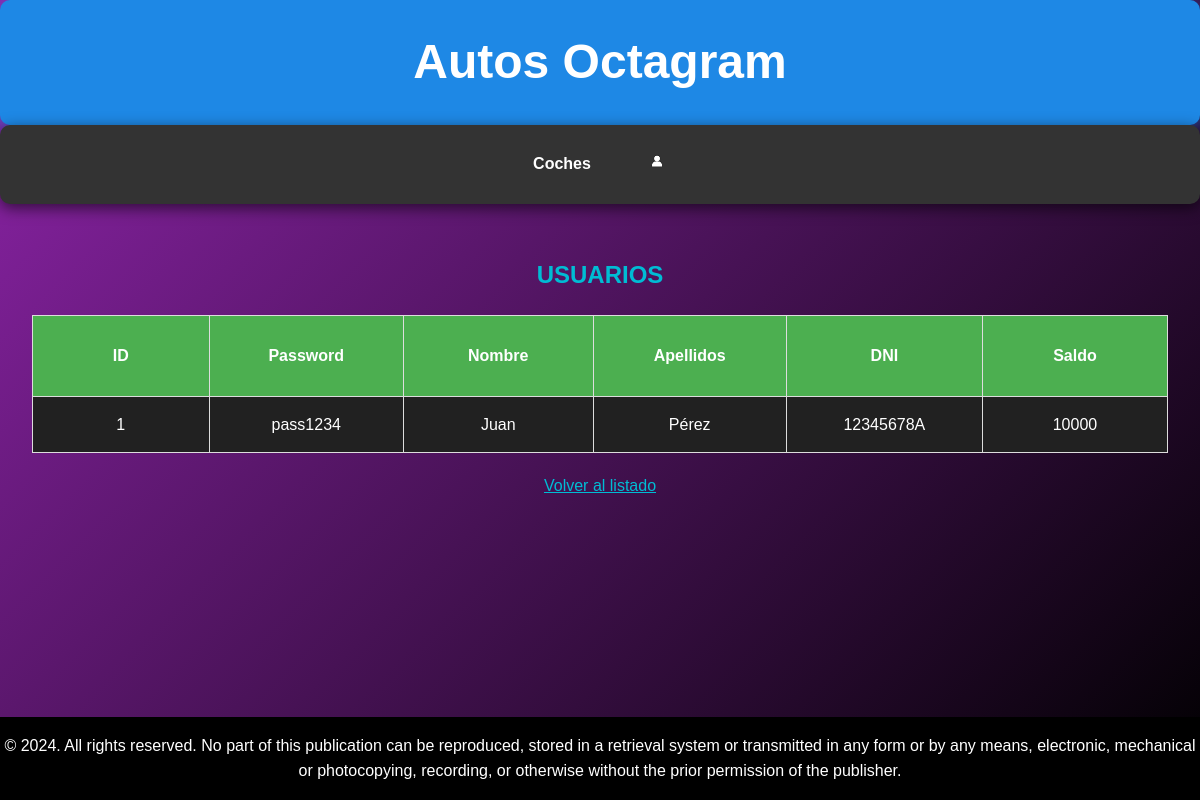
The page /usuarios/buscar2.php?nombre=Juan on the database its author committed.
### tables this page shows
CREATE TABLE `usuarios` (
  `id_usuario` int(10) unsigned NOT NULL AUTO_INCREMENT,
  `password` varchar(100) DEFAULT NULL,
  `nombre` varchar(50) DEFAULT NULL,
  `apellidos` varchar(50) DEFAULT NULL,
  `dni` varchar(9) DEFAULT NULL,
  `saldo` float DEFAULT NULL,
  `tipo_usuario` enum('comprador','vendedor','administrador') DEFAULT NULL,
  PRIMARY KEY (`id_usuario`)
);

### usuarios/buscar2.php (the view, shortened to what this page needs)
<!DOCTYPE html>
<html lang="es">
	<head>
		<link rel="stylesheet" href="../index.css">
	</head>
	<body>
		<header class="header">
            <h1>Autos Octagram</h1>
        </header>
        <nav class="navega">
            <ul>
                <li>
                    <a href="../coches/coches.php">Coches</a>
                </li>
                <li>
                    <a href="../registro.php"><img src="../icono.png" width="20"></a>
                </li>
            </ul>
        </nav>
        <main class="contenido">
        <h2>USUARIOS</h2>
        <?PHP
            $servername="localhost";$username="root";$password="rootroot";$dbname="concesionario";
            $conn = mysqli_connect ($servername,$username,$password,$dbname);
            $nombre=$_REQUEST['nombre'];
            $apellidos=$_REQUEST['apellidos'];
            $sql = "select * from usuarios where nombre like '$nombre' or apellidos like '$apellidos'";
            if (mysqli_query($conn,$sql)){
                $consulta = mysqli_query($conn,$sql);
                $nfilas = mysqli_num_rows ($consulta);
                if ($nfilas > 0){
                    print ("<TABLE border=1 align=center>\n");
                    print ("<TR>\n");
                    print ("<TH height=50px width=200px>ID</TH>\n");
                    print ("<TH height=50px width=200px>Password</TH>\n");
                    print ("<TH height=50px width=200px>Nombre</TH>\n");
                    print ("<TH height=50px width=200px>Apellidos</TH>\n");
                    print ("<TH height=50px width=200px>DNI</TH>\n");
                    print ("<TH height=50px width=200px>Saldo</TH>\n");
                    print ("</TR>\n");
                    for ($i=0; $i<$nfilas; $i++){
                        $resultado = mysqli_fetch_array ($consulta);
                        print ("<TR>\n");
                        print ("<TD>" . $resultado['id_usuario'] . "</TD>\n");
                        print ("<TD>" . $resultado['password'] . "</TD>\n");
                        print ("<TD>" . $resultado['nombre'] . "</TD>\n");
                        print ("<TD>" . $resultado['apellidos'] . "</TD>\n");
                        print ("<TD>" . $resultado['dni'] . "</TD>\n");
                        print ("<TD>" . $resultado['saldo'] . "</TD>\n");
                        print ("</TR>\n");
                    }
                    print ("</TABLE>\n");
                }
                else{
                    print "No hay ningún usuario con nombre $nombre ni apellido $apellidos.";
                }
            }
            else{
                echo "Error al buscar usuario: ". mysqli_error($conn);
            }
            echo "<a href='buscar.php' class='plis'>Volver al listado</a>";
        ?>
        </main>
        <footer class="footer">
            <p> © 2024. All rights reserved. No part of this publication can be reproduced, stored in a retrieval system or transmitted in any form or by any means,
                electronic, mechanical or photocopying, recording, or otherwise without the prior permission of the publisher.</p>
        </footer>
	</body>
</html>

### index.css (style rules this page uses)
body, h1, h2, p, ul, li, a { margin: 0; padding: 0; box-sizing: border-box; }
body { font-family: Arial, sans-serif; line-height: 1.6; background-color: #212121; color: #fff; display: flex; flex-direction: column; min-height: 100vh; background: linear-gradient(135deg, #8e24aa, #000000); }
.header { background-color: #1e88e5; color: white; text-align: center; padding: 1.5rem 0; box-shadow: 0 4px 20px rgba(30, 136, 229, 0.7); border-radius: 10px; transition: transform 0.3s ease, background-color 0.3s ease; }
.header h1 { margin: 0; font-size: 3rem; }
.navega { background-color: #333; text-align: center; padding: 1rem 0; box-shadow: 0 4px 15px rgba(0, 0, 0, 0.6); border-radius: 10px; margin-bottom: 20px; }
.navega ul { list-style: none; display: inline-flex; gap: 2rem; }
.navega a { color: white; text-decoration: none; font-weight: bold; padding: 1rem 2rem; border-radius: 30px; transition: background-color 0.3s ease, transform 0.3s ease; }
ul { list-style:none; }
.navega li a { color:#fff; text-decoration:none; padding:10px 12px; display:block; }
.contenido { flex: 1; padding: 2rem; text-align: center; }
.contenido h2 { margin-bottom: 1rem; color: #00bcd4; }
.footer { background-color: #000000; color: white; text-align: center; padding: 1rem 0; margin-top: auto; }
table { width: 100%; border-collapse: collapse; margin: 20px 0; background-color: #212121; }
th, td { padding: 15px; text-align: center; border: 1px solid #ddd; }
th { background-color: #4caf50; color: white; font-weight: bold; }
.plis { color: #00bcd4; }

### rows shown on the page
usuarios: id_usuario "1", password "pass1234", nombre "Juan", apellidos "Pérez", dni "12345678A", saldo "10000"
